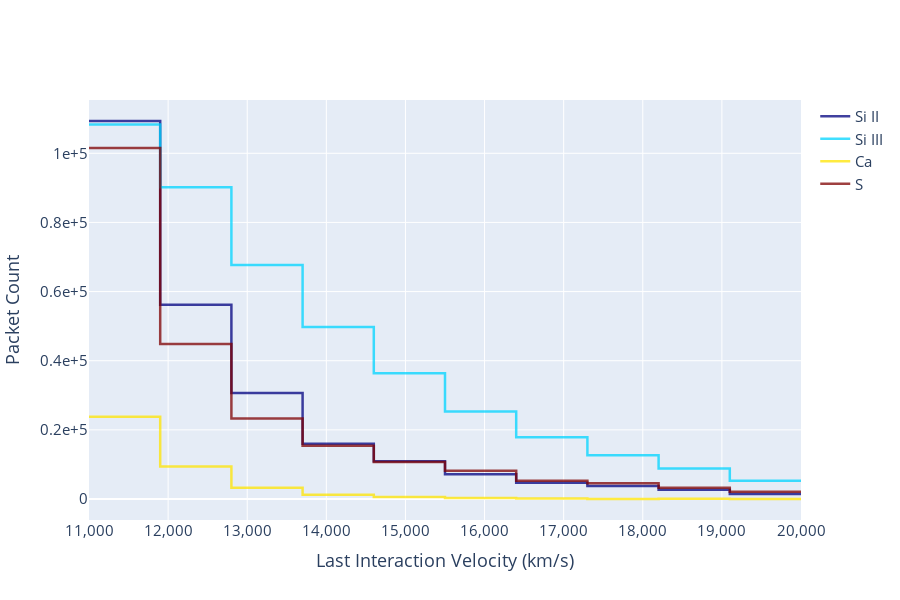

Source (notebook cell):
### Markdown cell above
### Plotting a specific number of bins
You can regroup the bins with broader widths within the same velocity range using `num_bins`.

### Code cell
plotter.generate_plot_ply(species_list = ["Si I-III", "Ca", "S"], num_bins=10)

### Figure 1 — Plotly figure (JSON) as saved in the notebook; plotly's stock layout.template omitted (floating-point values rounded to 4 significant figures)
{"data": [{"line": {"color": "rgb(0, 0, 127)", "shape": "hv", "width": 2.5}, "mode": "lines", "name": "Si II", "opacity": 0.75, "type": "scatter", "x": [11000.0, 11900.0, 11900.0, 12800.0, 12800.0, 13700.0, 13700.0, 14600.0, 14600.0, 15500.0, 15500.0, 16400.0, 16400.0, 17300.0, 17300.0, 18200.0, 18200.0, 19100.0, 19100.0, 20000.0], "y": [109340, 109340, 56190, 56190, 30680, 30680, 15950, 15950, 10890, 10890, 7190, 7190, 4730, 4730, 3780, 3780, 2670, 2670, 1460, 1460]}, {"line": {"color": "rgb(0, 212, 255)", "shape": "hv", "width": 2.5}, "mode": "lines", "name": "Si III", "opacity": 0.75, "type": "scatter", "x": [11000.0, 11900.0, 11900.0, 12800.0, 12800.0, 13700.0, 13700.0, 14600.0, 14600.0, 15500.0, 15500.0, 16400.0, 16400.0, 17300.0, 17300.0, 18200.0, 18200.0, 19100.0, 19100.0, 20000.0], "y": [108330, 108330, 90210, 90210, 67680, 67680, 49720, 49720, 36370, 36370, 25280, 25280, 17830, 17830, 12630, 12630, 8830, 8830, 5260, 5260]}, {"line": {"color": "rgb(255, 229, 0)", "shape": "hv", "width": 2.5}, "mode": "lines", "name": "Ca", "opacity": 0.75, "type": "scatter", "x": [11000.0, 11900.0, 11900.0, 12800.0, 12800.0, 13700.0, 13700.0, 14600.0, 14600.0, 15500.0, 15500.0, 16400.0, 16400.0, 17300.0, 17300.0, 18200.0, 18200.0, 19100.0, 19100.0, 20000.0], "y": [23790, 23790, 9400, 9400, 3260, 3260, 1240, 1240, 610, 610, 320, 320, 110, 110, 0, 0, 40, 40, 0, 0]}, {"line": {"color": "rgb(127, 0, 0)", "shape": "hv", "width": 2.5}, "mode": "lines", "name": "S", "opacity": 0.75, "type": "scatter", "x": [11000.0, 11900.0, 11900.0, 12800.0, 12800.0, 13700.0, 13700.0, 14600.0, 14600.0, 15500.0, 15500.0, 16400.0, 16400.0, 17300.0, 17300.0, 18200.0, 18200.0, 19100.0, 19100.0, 20000.0], "y": [101530, 101530, 44870, 44870, 23270, 23270, 15370, 15370, 10710, 10710, 8180, 8180, 5310, 5310, 4580, 4580, 3250, 3250, 2120, 2120]}], "layout": {"font": {"size": 15}, "height": 600, "xaxis": {"exponentformat": "none", "title": {"text": "Last Interaction Velocity (km/s)"}}, "yaxis": {"exponentformat": "e", "title": {"text": "Packet Count"}}}}
